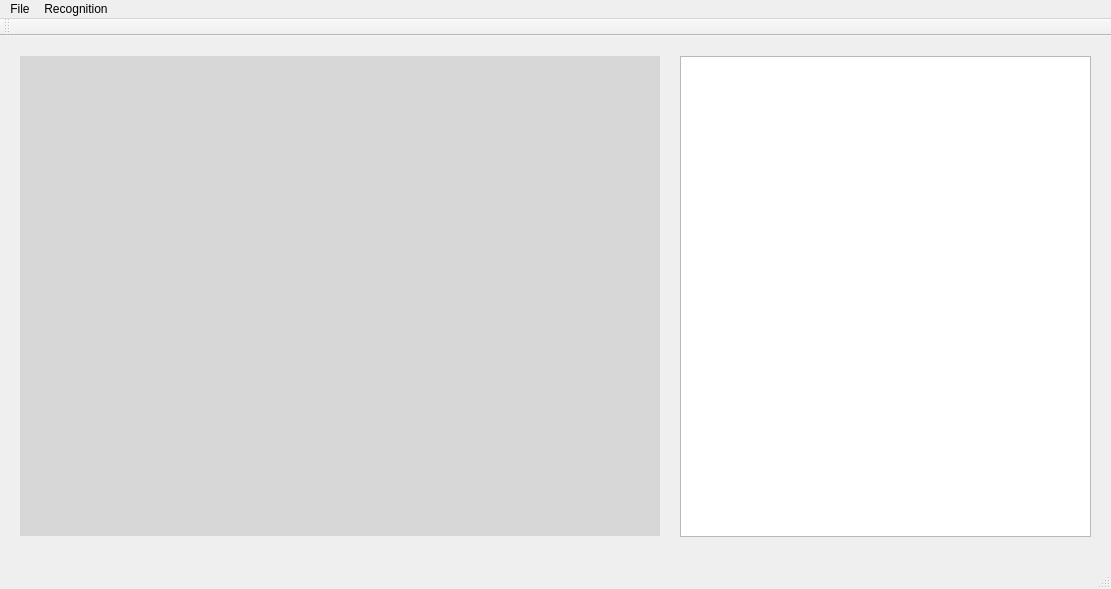
<?xml version="1.0" encoding="UTF-8"?>
<ui version="4.0">
 <class>DeepLearning</class>
 <widget class="QMainWindow" name="DeepLearning">
  <property name="geometry">
   <rect>
    <x>0</x>
    <y>0</y>
    <width>1111</width>
    <height>589</height>
   </rect>
  </property>
  <property name="windowTitle">
   <string>Image Recognition Using Deep Learning</string>
  </property>
  <widget class="QWidget" name="centralWidget">
   <widget class="QLabel" name="label">
    <property name="geometry">
     <rect>
      <x>20</x>
      <y>20</y>
      <width>640</width>
      <height>480</height>
     </rect>
    </property>
    <property name="styleSheet">
     <string notr="true">background-color: rgb(215, 215, 215);
border-color: rgb(8, 8, 8);</string>
    </property>
    <property name="text">
     <string/>
    </property>
   </widget>
   <widget class="QTextEdit" name="textEdit">
    <property name="geometry">
     <rect>
      <x>680</x>
      <y>20</y>
      <width>411</width>
      <height>481</height>
     </rect>
    </property>
   </widget>
  </widget>
  <widget class="QMenuBar" name="menuBar">
   <property name="geometry">
    <rect>
     <x>0</x>
     <y>0</y>
     <width>1111</width>
     <height>29</height>
    </rect>
   </property>
   <widget class="QMenu" name="menuFile">
    <property name="title">
     <string>File</string>
    </property>
    <addaction name="actionOpen"/>
    <addaction name="separator"/>
    <addaction name="actionExit"/>
    <addaction name="separator"/>
   </widget>
   <widget class="QMenu" name="menuRecognition">
    <property name="title">
     <string>Recognition</string>
    </property>
    <addaction name="actionRecognize"/>
   </widget>
   <addaction name="menuFile"/>
   <addaction name="menuRecognition"/>
  </widget>
  <widget class="QToolBar" name="mainToolBar">
   <attribute name="toolBarArea">
    <enum>TopToolBarArea</enum>
   </attribute>
   <attribute name="toolBarBreak">
    <bool>false</bool>
   </attribute>
  </widget>
  <widget class="QStatusBar" name="statusBar"/>
  <action name="actionOpen">
   <property name="text">
    <string>Open</string>
   </property>
  </action>
  <action name="actionExit">
   <property name="text">
    <string>Exit</string>
   </property>
  </action>
  <action name="actionRecognize">
   <property name="text">
    <string>Recognize</string>
   </property>
  </action>
 </widget>
 <layoutdefault spacing="6" margin="11"/>
 <resources/>
 <connections/>
</ui>
